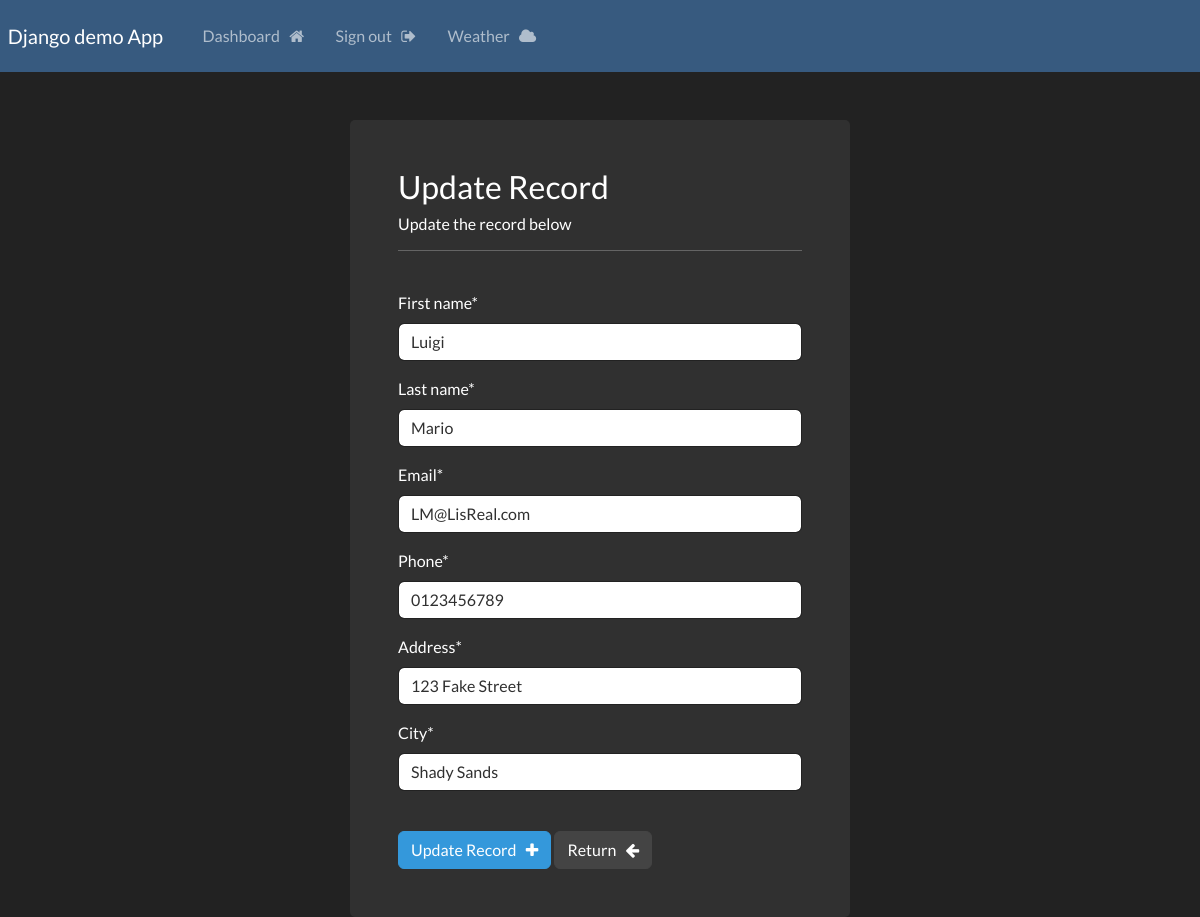
The page /update-record/3 (signed in) on the database its author committed.
### website/models.py (models this page shows, shortened)
class Record(models.Model):
    creation_data = models.DateTimeField(auto_now_add=True)
    first_name = models.CharField(max_length=100)
    last_name = models.CharField(max_length=100)
    email = models.CharField(max_length=255)
    phone = models.CharField(max_length=20)
    address = models.CharField(max_length=255)
    city = models.CharField(max_length=255)

### website/views.py (the view)
# urls.py: path('update-record/<int:pk>', views.update_record, name="update-record"),
@login_required(login_url='my-login')
def update_record(request, pk):
    record = Record.objects.get(id=pk)
    form = UpdateRecordForm(instance=record)
    if request.method == "POST":
        form = UpdateRecordForm(request.POST, instance=record)
        if form.is_valid():
            form.save()
            messages.success(request, "Record Successfully updated!")
            return redirect("dashboard")
    context = {'update_form': form}
    return render(request, 'website/update-record.html', context=context)

### website/forms.py
class UpdateRecordForm(forms.ModelForm):
    class Meta:
        model = Record
        fields = ['first_name', 'last_name', 'email', 'phone','address','city']

### website/templates/website/update-record.html (shortened to what this page needs)
{% extends "website/base.html" %}
{% load crispy_forms_tags %}
{% block content %}
    <br>
    <div class="container bg-dark p-5 form-layout">
        <h3>Update Record</h3>
        <h6>Update the record below</h6>
        <hr>
        <br>
        <form method="POST" autocomplete="off">
            {{update_form|crispy}}
            <br>
            <button type="submit" class="btn btn-info">Update Record &nbsp; <i class="fa fa-plus" aria-hidden="true"></i></button>
            <a href="{% url "dashboard" %}" class="btn btn-secondary">Return &nbsp; <i class="fa fa-arrow-left" aria-hidden="true"></i></a>
        </form>
    </div>
{% endblock  %}

### static/css/styles.css (style rules this page uses)
.form-layout { border-radius: 5px; width: 500px; }

### rows shown on the page
Record: first_name "Luigi", last_name "Mario", email "LM@LisReal.com", phone "0123456789", address "123 Fake Street", city "Shady Sands"
